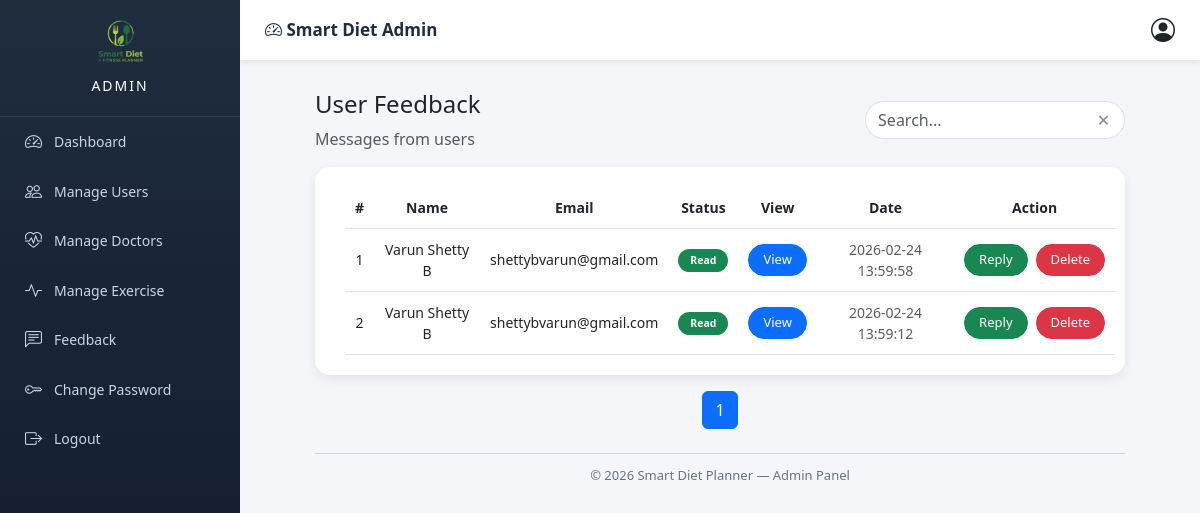
The app's page /admin/feedback (signed in) with its own data.
### tables this page shows
CREATE TABLE contact_messages(
    id INTEGER PRIMARY KEY AUTOINCREMENT,
    name TEXT NOT NULL,
    email TEXT NOT NULL,
    subject TEXT NOT NULL,
    message TEXT NOT NULL,
    is_read INTEGER DEFAULT 0,
    created_at DATETIME DEFAULT CURRENT_TIMESTAMP
);

### app.py (the view)
@app.route("/admin/feedback")
def admin_feedback():
    if "username" not in session or session["username"] != "Admin":
        return redirect(url_for("login"))
    page = request.args.get("page", 1, type=int)
    search = request.args.get("search", "").strip()
    per_page = 5
    offset = (page - 1) * per_page
    conn = get_connection()
    cur = conn.cursor()
    cur.execute("SELECT COUNT(*) FROM contact_messages WHERE is_read = 0")
    unread_count = cur.fetchone()[0]
    if search:
        search_term = f"%{search}%"
        cur.execute("""
            SELECT COUNT(*)
            FROM contact_messages
            WHERE LOWER(name) LIKE LOWER(?)
               OR LOWER(email) LIKE LOWER(?)
               OR LOWER(subject) LIKE LOWER(?)
        """, (search_term, search_term, search_term))
        total = cur.fetchone()[0]
        cur.execute("""
            SELECT id, name, email, subject, message,
                   is_read, created_at
            FROM contact_messages
            WHERE LOWER(name) LIKE LOWER(?)
               OR LOWER(email) LIKE LOWER(?)
               OR LOWER(subject) LIKE LOWER(?)
            ORDER BY created_at DESC
            LIMIT ? OFFSET ?
        """, (search_term, search_term, search_term, per_page, offset))
    else:
        cur.execute("SELECT COUNT(*) FROM contact_messages")
        total = cur.fetchone()[0]
        cur.execute("""
            SELECT id, name, email, subject, message,
                   is_read, created_at
            FROM contact_messages
            ORDER BY created_at DESC
            LIMIT ? OFFSET ?
        """, (per_page, offset))
    feedbacks = cur.fetchall()
    conn.close()
    total_pages = (total + per_page - 1) // per_page
    return render_template(
        "admin_feedback.html",
        feedbacks=feedbacks,
        page=page,
        total_pages=total_pages,
        search=search,
        unread_count=unread_count   # ✅ IMPORTANT
    )

### database.py (called while the page is built)
def get_connection():
    conn = sqlite3.connect(DB_NAME)
    conn.execute("PRAGMA foreign_keys = ON")
    return conn

### templates/admin_feedback.html (shortened to what this page needs)
<!DOCTYPE html>
<html>
<head>
    <link href="https://cdn.jsdelivr.net/npm/bootstrap@5.3.0/dist/css/bootstrap.min.css" rel="stylesheet">
    <link href="https://cdn.jsdelivr.net/npm/bootstrap-icons@1.11.1/font/bootstrap-icons.css" rel="stylesheet">
    <link rel="stylesheet" href="{{ url_for('static', filename='admin.css') }}">
</head>
<body>
{% include "admin_sidebar.html" %}
{% include "admin_topbar.html" %}
<div class="admin-content">
<div class="container-fluid">
<div class="row justify-content-center">
<div class="col-xl-11">
    <div class="d-flex justify-content-between align-items-center mb-3">
        <div>
            <h4>
                User Feedback
            </h4>
            <p class="text-muted mb-0">Messages from users</p>
        </div>
        <form method="GET"
              action="{{ url_for('admin_feedback') }}"
              class="search-box">
            <input type="text"
                   name="search"
                   class="form-control"
                   placeholder="Search..."
                   value="{{ search }}">
            <span onclick="window.location.href='/admin/feedback'">✕</span>
        </form>
    </div>
    <div class="user-card">
        <table class="table align-middle text-center feedback-table">
            <thead>
                <tr>
                    <th>#</th>
                    <th>Name</th>
                    <th>Email</th>
                    <th>Status</th>
                    <th>View</th>
                    <th>Date</th>
                    <th>Action</th>
                </tr>
            </thead>
            <tbody>
                {% for f in feedbacks %}
                <tr id="row{{ f[0] }}"
                    class="{% if f[5] == 0 %}unread-row{% endif %}">
                    <td>{{ loop.index }}</td>
                    <td>{{ f[1] }}</td>
                    <td>{{ f[2] }}</td>
                    <td id="status{{ f[0] }}">
                        {% if f[5] == 0 %}
                            <span class="badge bg-warning text-dark">Unread</span>
                        {% else %}
                            <span class="badge bg-success">Read</span>
                        {% endif %}
                    </td>
                    <td>
                        <button type="button"
                                class="btn btn-primary btn-sm btn-round view-btn"
                                data-id="{{ f[0] }}"
                                data-bs-toggle="modal"
                                data-bs-target="#viewModal{{ f[0] }}">
                            View
                        </button>
                    </td>
                    <td class="small text-muted">
                        {{ f[6] }}
                    </td>
                    <td>
                        <div class="action-group">
                            <a href="/admin/reply/{{ f[0] }}"
                               class="btn btn-success btn-sm btn-round">
                                Reply
                            </a>
                            <a href="/admin/delete-feedback/{{ f[0] }}"
                               class="btn btn-danger btn-sm btn-round">
                                Delete
                            </a>
                        </div>
                    </td>
                </tr>
                {% endfor %}
            </tbody>
        </table>
    </div>
    <nav>
        <ul class="pagination justify-content-center mt-3">
            {% for p in range(1, total_pages + 1) %}
            <li class="page-item {% if p == page %}active{% endif %}">
                <a class="page-link"
                   href="{{ url_for('admin_feedback', page=p, search=search) }}">
                    {{ p }}
                </a>
            </li>
            {% endfor %}
        </ul>
    </nav>
    <footer class="admin-footer text-center mt-4">
        © 2026 Smart Diet Planner — Admin Panel
    </footer>
</div>
</div>
</div>
</div>
</body>
</html>

### static/admin.css (style rules this page uses)
body { margin:0; font-family: 'Segoe UI', sans-serif; background:#f4f6f9; }
.admin-content { margin-left:240px; padding:90px 25px 25px 25px; }
.admin-footer { margin-top:40px; padding-top:12px; border-top:1px solid #d1d5db; text-align:center; color:#6b7280; font-size:13px; }
.badge { border-radius: 20px !important; padding: 6px 12px; }
.btn { border-radius: 20px !important; padding: 5px 14px; }
.user-card { background: white; border-radius: 15px; overflow: hidden; box-shadow: 0 4px 12px rgba(0,0,0,0.08); }
.table { margin-bottom: 0; }
.user-card table { margin-left: 10px; margin-right: 10px; }
.user-card { padding: 20px; }

### templates/admin_feedback.html (style rules this page uses)
.search-box { width: 260px; position: relative; }
.search-box input { border-radius: 30px; padding-right: 40px; }
.search-box span { position: absolute; right: 15px; top: 50%; transform: translateY(-50%); cursor: pointer; color: #888; }
.feedback-table th, .feedback-table td { font-size: 14px; padding: 10px; vertical-align: middle; }
.btn-round { border-radius: 25px; padding: 4px 14px; font-size: 13px; }
.action-group { display: flex; justify-content: center; gap: 8px; }

### records on screen
contact_messages: name "Varun Shetty B", email "shettybvarun@gmail.com", is_read "Read", created_at "2026-02-24 13:59:58"
contact_messages: name "Varun Shetty B", email "shettybvarun@gmail.com", is_read "Read", created_at "2026-02-24 13:59:12"

### other values on screen
{{ p }} "1"
